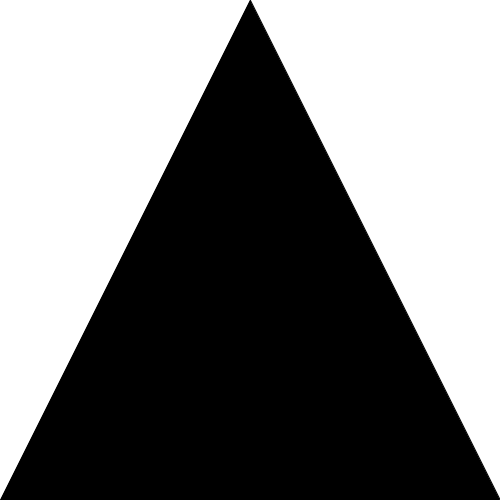
Frame 1 (no input)
Frame 60 (the mouse pressed at the canvas centre just before this capture): identical to frame 1, image omitted
Frame 120 (the mouse held since frame 60 and released just before this capture): identical to frame 1, image omitted

The Processing sketch that drew this single still picture (run headless with seeded random() and noise(); from frame 60 on, the mouse is pressed at the canvas centre):

// Processing sketch: t_ii_11_sierpinski
// ── t_ii_11_sierpinski.pde
//Basado en Createting Procedural Artworks with Processing de Penny de Byl
PImage img;

int modo=0;

void setup(){
  size(500,500);
  background(255);
  stroke(0);
  fill(0);
  ellipseMode(CENTER);
  dibuja();
  
}

void draw(){
  
}

void mousePressed(){
  modo=1-modo;//alterna
  background(255);
  dibuja();
}

void keyPressed(){
  img=createImage(width,height,ARGB);
  loadPixels();
  //guarda pantalla en la imagen
  img.pixels=pixels;
  background(255);
  
  //Transformaciones Sierpinski, mitad de tamaño y desplazadas
  image(img,0,height/2,width/2,height/2);
  image(img,width/4,0,width/2,height/2);
  image(img,width/2,height/2,width/2,height/2);
}

void dibuja(){
  if (modo==0)
    triangle(width/2,0,width,height,0,height);
  else
    ellipse(width/2,height/2,width,height);
} 
 
